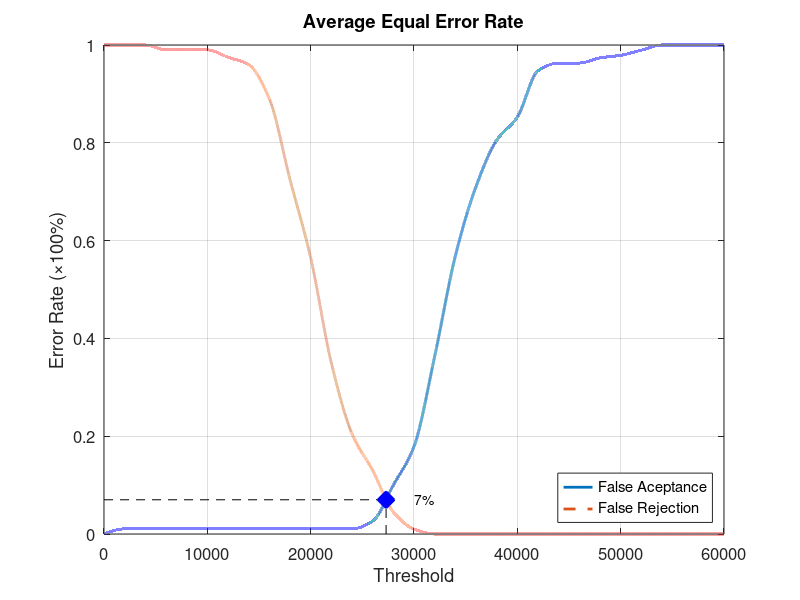
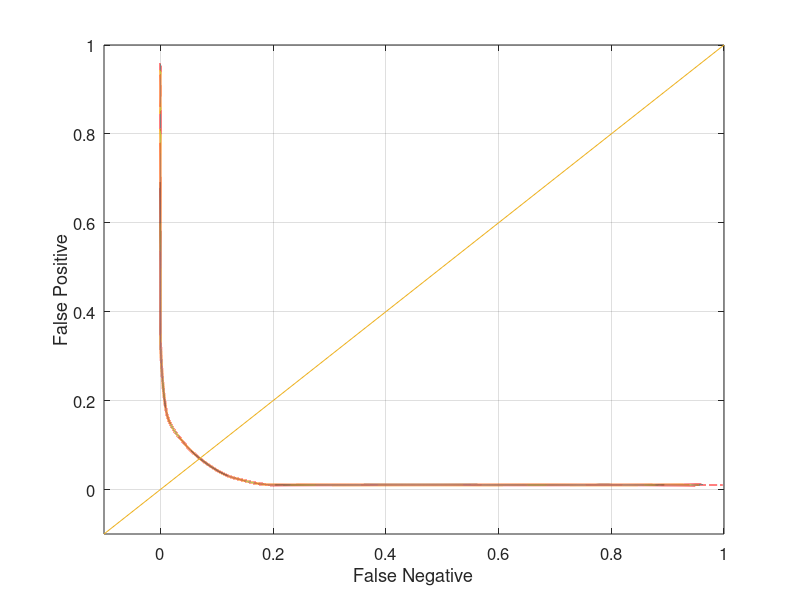

The MATLAB script that drew these images, in order:
function yEER = Database5_3
close all;
clear;
clc;
x = 0:2000:60000;
xq = 0:0.5:60000;

y0 = [0 0.0105263 0.0105263 0.0105263 0.0105263 0.0105263 0.0105263 0.0105263 0.0105263 0.0105263 0.0105263 0.0105263 0.0105263 0.0263158 0.1 0.178947 0.363158 0.568421 0.710526 0.805263 0.852632 0.947368 0.963158 0.963158 0.973684 0.978947 0.989474 1 1 1 1];
yy0 = interp1(x, y0, xq, 'pchip');
y1 = [1 1 1 0.99 0.99 0.99 0.975 0.96 0.89 0.725 0.565 0.35 0.205 0.13 0.045 0.01 0 0 0 0 0 0 0 0 0 0 0 0 0 0 0];
yy1 = interp1(x, y1, xq, 'pchip');

% Calculating EER: 
y2 = abs(y0 - y1);
find(y2 == min(y2))
yy2 = abs(yy0 - yy1);
xEER = find(yy2 == min(yy2));
xEERIndex = xq(xEER) % X-axis EER
yEER = yy0(xEER) % Y-axis EER

main = figure
plot(xq, yy0,'-','LineWidth', 2);	hold on
plot(xq, yy1,'--','LineWidth', 2);	hold on
plot([xEERIndex xEERIndex], [0 yEER], 'k--');	hold on
plot([0 xEERIndex], [yEER yEER], 'k--');	hold on
plot(xEERIndex, yEER, 'bx', 'LineWidth', 10);	hold on
text(xEERIndex + 10 * xEERIndex / 100, yEER, [num2str(round((10000 * yEER)) / 100) '%'])
legend('False Aceptance', 'False Rejection', 'Location', 'SouthEast')
xlabel('Threshold')
ylabel('Error Rate (\times100%)')
title('Average Equal Error Rate')
set(gca, 'FontSize', 12)
axis([0 60000 0 1])
grid on

print(main, 'Database5_3Main', '-dpng');
FNRxFPR = figure('Color', [1 1 1]);
plot(yy1, yy0, '-', yy1, yy0, 'LineWidth', 2);
hold on
y = -0.1:0.1:1
plot(y, y); 
set(gca, 'FontSize', 12)
xlabel('False Negative')
ylabel('False Positive')
axis([-0.1 1 -0.1 1])
set(gca, 'FontSize', 12)
grid on

print(FNRxFPR, 'Database5_3FNRxFPR','-dpng');
end
